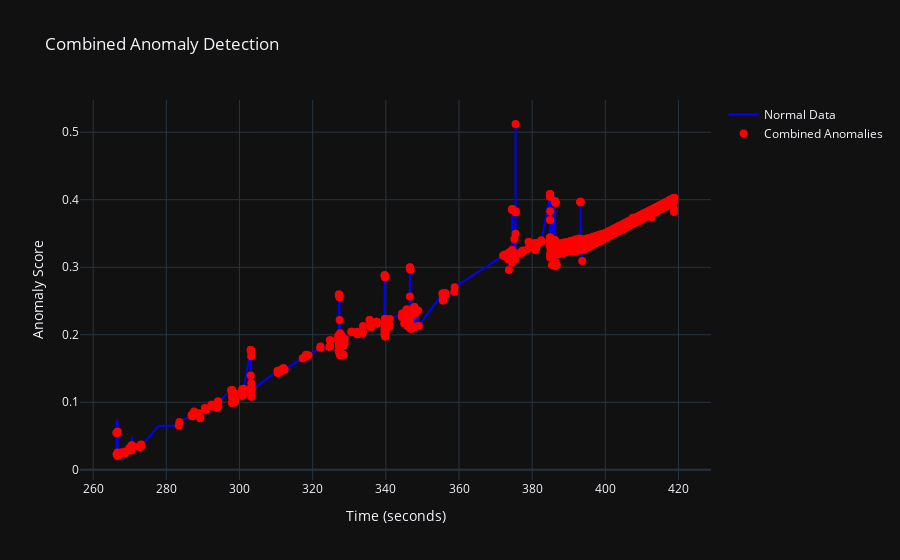
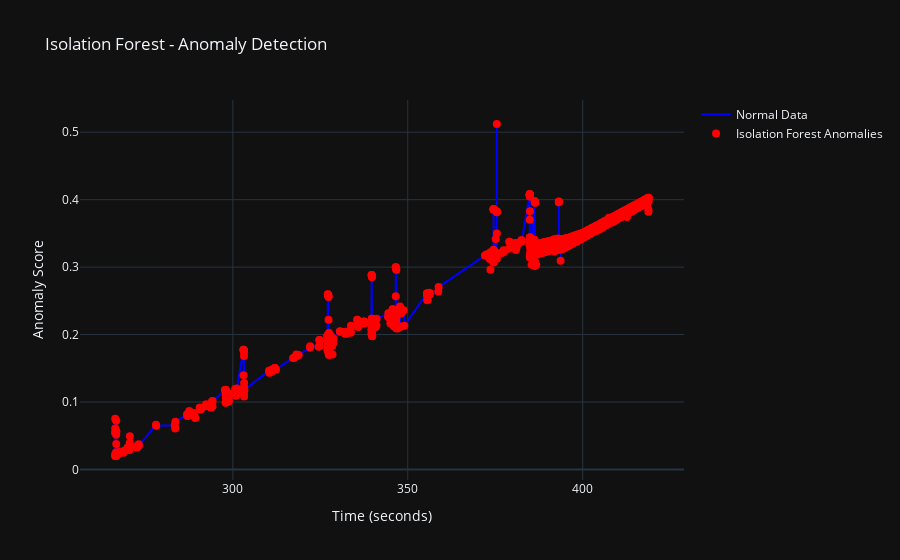
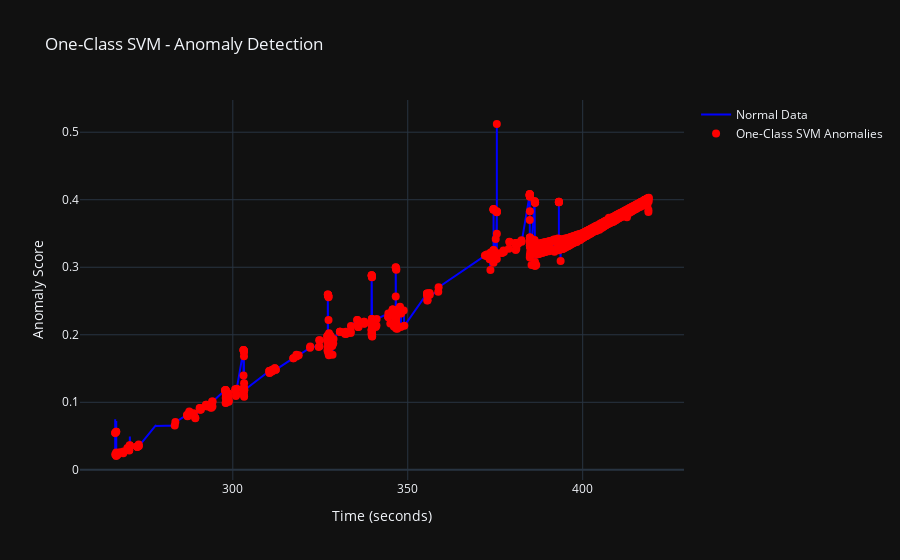
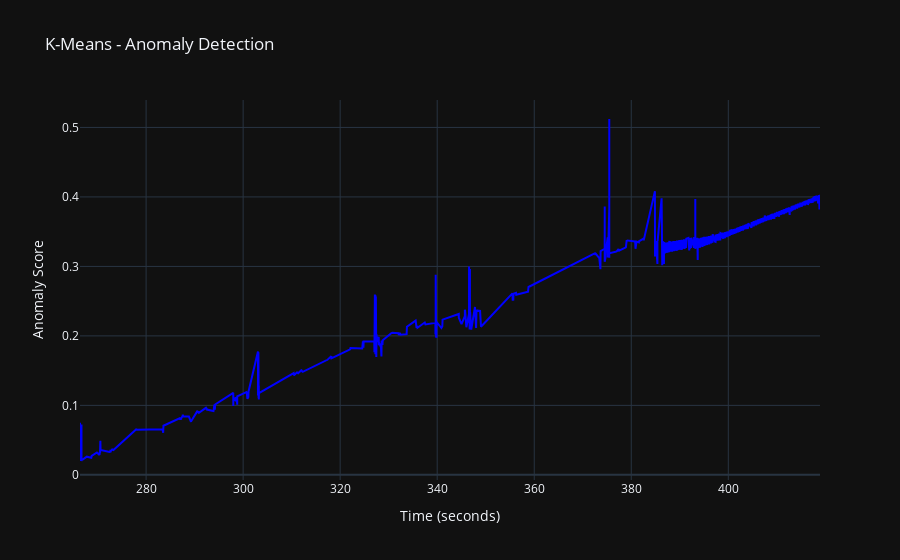

Source (notebook cell) for these figures, in order:
### Code cell
import numpy as np
import pandas as pd
import plotly.graph_objects as go
from sklearn.preprocessing import StandardScaler
from sklearn.ensemble import IsolationForest
from sklearn.svm import OneClassSVM
from sklearn.cluster import KMeans
from tensorflow import keras
from tensorflow.keras.layers import Dense

# Load Wireshark CSV Data
df = pd.read_csv("bigdata.csv")

# Normalize time to start from zero
df['Time'] = df['Time'] - df['Time'].min()

# Select only numerical features
df_numeric = df.select_dtypes(include=['float64', 'int64'])
scaler = StandardScaler()
df_scaled = scaler.fit_transform(df_numeric)

time_values = df['Time'].values  # Extract time for plotting

# Store original dataset values for hover info
df_test_original = df.iloc[int(0.8 * len(df)):]

# Split Data for Training
df_train = df_scaled[:int(0.8 * len(df_scaled))]
df_test = df_scaled[int(0.8 * len(df_scaled)):]  # 20% for testing

def detect_anomalies():
    # Isolation Forest
    iso_forest = IsolationForest(n_estimators=100, contamination=0.05, random_state=42)
    iso_forest.fit(df_train)
    iso_preds = iso_forest.predict(df_test)
    iso_anomalies = np.where(iso_preds == -1, 1, 0)

    # One-Class SVM
    oc_svm = OneClassSVM(nu=0.05, kernel="rbf")
    oc_svm.fit(df_train)
    oc_preds = oc_svm.predict(df_test)
    oc_anomalies = np.where(oc_preds == -1, 1, 0)

    # K-Means Clustering
    kmeans = KMeans(n_clusters=2, random_state=42)
    kmeans.fit(df_train)
    kmeans_preds = kmeans.predict(df_test)
    kmeans_anomalies = np.where(kmeans_preds == 1, 1, 0)  # Assuming cluster 1 is anomaly

    # Autoencoder
    input_dim = df_train.shape[1]
    autoencoder = keras.Sequential([
        Dense(32, activation='relu', input_shape=(input_dim,)),
        Dense(16, activation='relu'),
        Dense(8, activation='relu'),
        Dense(16, activation='relu'),
        Dense(32, activation='relu'),
        Dense(input_dim, activation='linear')
    ])
    autoencoder.compile(optimizer='adam', loss='mse')
    autoencoder.fit(df_train, df_train, epochs=10, batch_size=32, verbose=0)
    
    reconstructions = autoencoder.predict(df_test)
    reconstruction_error = np.mean(np.abs(df_test - reconstructions), axis=1)
    threshold = np.percentile(reconstruction_error, 95)
    autoencoder_anomalies = (reconstruction_error > threshold).astype(int)

    # Combine results to detect the final anomalies
    final_anomalies = (iso_anomalies + oc_anomalies + kmeans_anomalies + autoencoder_anomalies) >= 2  # Majority voting
    
    return time_values[len(df_train):], reconstruction_error, final_anomalies, iso_anomalies, oc_anomalies, kmeans_anomalies, autoencoder_anomalies

# Run Anomaly Detection
time_test, anomaly_scores, anomalies, iso_flags, oc_flags, kmeans_flags, auto_flags = detect_anomalies()

# Identify Anomalies & Their Corresponding Values
anomaly_indices = np.where(anomalies == 1)[0]
anomaly_times = time_test[anomaly_indices]
anomaly_scores_values = anomaly_scores[anomaly_indices]

# Generate reason for anomaly detection
def get_anomaly_reason(idx):
    reasons = []
    if iso_flags[idx] == 1:
        reasons.append("Isolation Forest detected unusual behavior.")
    if oc_flags[idx] == 1:
        reasons.append("One-Class SVM flagged deviation.")
    if kmeans_flags[idx] == 1:
        reasons.append("K-Means clustering detected anomaly.")
    if auto_flags[idx] == 1:
        reasons.append("Autoencoder reconstruction error too high.")
    
    return "<br>".join(reasons) if reasons else "Normal behavior."

# Create hover text ONLY for anomalies
hover_texts_anomalies = [f"{df_test_original.iloc[i].to_json()}<br><b>Reason:</b> {get_anomaly_reason(i)}" for i in anomaly_indices]

# Create a function to plot individual anomaly detection results
def create_anomaly_plot(time_test, anomaly_scores, anomaly_times, anomaly_scores_values, hover_texts_anomalies, anomalies, technique_name, anomaly_flags):
    fig = go.Figure()

    # Normal Data Line (Blue, No Details)
    fig.add_trace(go.Scatter(
        x=time_test, y=anomaly_scores, mode='lines',
        line=dict(color='blue', width=2),
        name='Normal Data'
    ))

    # Anomalies Marked in Red (Hover shows details + reason)
    anomaly_indices = np.where(anomaly_flags == 1)[0]
    anomaly_times = time_test[anomaly_indices]
    anomaly_scores_values = anomaly_scores[anomaly_indices]
    
    fig.add_trace(go.Scatter(
        x=anomaly_times, y=anomaly_scores_values, mode='markers',
        marker=dict(size=8, color='red'),
        name=f'{technique_name} Anomalies',
        hovertext=hover_texts_anomalies,
        hoverinfo="text"  # Shows reason only on hover
    ))

    # Layout Settings for Zoom & Hover
    fig.update_layout(
        title=f"{technique_name} - Anomaly Detection",
        xaxis_title="Time (seconds)",
        yaxis_title="Anomaly Score",
        hovermode="x",
        template="plotly_dark",
        dragmode="pan"  # Allows zooming and panning
    )

    return fig

# Combined Plot
fig_combined = go.Figure()

# Plot Combined Anomalies
fig_combined.add_trace(go.Scatter(
    x=time_test, y=anomaly_scores, mode='lines',
    line=dict(color='blue', width=2),
    name='Normal Data'
))

# Anomalies Marked in Red (Hover shows details + reason)
fig_combined.add_trace(go.Scatter(
    x=anomaly_times, y=anomaly_scores_values, mode='markers',
    marker=dict(size=8, color='red'),
    name='Combined Anomalies',
    hovertext=hover_texts_anomalies,
    hoverinfo="text"  # Shows reason only on hover
))

# Layout for Combined Plot
fig_combined.update_layout(
    title="Combined Anomaly Detection",
    xaxis_title="Time (seconds)",
    yaxis_title="Anomaly Score",
    hovermode="x",
    template="plotly_dark",
    dragmode="pan"  # Allows zooming and panning
)

# Show Combined Plot
fig_combined.show()

# Plot Individual Anomalies for each technique
fig_iso = create_anomaly_plot(time_test, anomaly_scores, anomaly_times, anomaly_scores_values, hover_texts_anomalies, anomalies, "Isolation Forest", iso_flags)
fig_oc = create_anomaly_plot(time_test, anomaly_scores, anomaly_times, anomaly_scores_values, hover_texts_anomalies, anomalies, "One-Class SVM", oc_flags)
fig_kmeans = create_anomaly_plot(time_test, anomaly_scores, anomaly_times, anomaly_scores_values, hover_texts_anomalies, anomalies, "K-Means", kmeans_flags)
fig_auto = create_anomaly_plot(time_test, anomaly_scores, anomaly_times, anomaly_scores_values, hover_texts_anomalies, anomalies, "Autoencoder", auto_flags)

# Show Individual Plots
fig_iso.show()
fig_oc.show()
fig_kmeans.show()
fig_auto.show()

### Figure 1 — Plotly figure (JSON) as saved in the notebook; plotly's stock layout.template omitted (floating-point values rounded to 4 significant figures; data arrays with more than 128 entries replaced by an {"elided": "..."} marker saying what was removed)
{"data": [{"line": {"color": "blue", "width": 2}, "mode": "lines", "name": "Normal Data", "type": "scatter", "x": {"elided": "804 float values"}, "y": {"elided": "804 float values"}}, {"hoverinfo": "text", "hovertext": {"elided": "788 str values"}, "marker": {"color": "red", "size": 8}, "mode": "markers", "name": "Combined Anomalies", "type": "scatter", "x": {"elided": "788 float values"}, "y": {"elided": "788 float values"}}], "layout": {"dragmode": "pan", "hovermode": "x", "title": {"text": "Combined Anomaly Detection"}, "xaxis": {"title": {"text": "Time (seconds)"}}, "yaxis": {"title": {"text": "Anomaly Score"}}}}

### Figure 2 — Plotly figure (JSON) as saved in the notebook; plotly's stock layout.template omitted (floating-point values rounded to 4 significant figures; data arrays with more than 128 entries replaced by an {"elided": "..."} marker saying what was removed)
{"data": [{"line": {"color": "blue", "width": 2}, "mode": "lines", "name": "Normal Data", "type": "scatter", "x": {"elided": "804 float values"}, "y": {"elided": "804 float values"}}, {"hoverinfo": "text", "hovertext": {"elided": "788 str values"}, "marker": {"color": "red", "size": 8}, "mode": "markers", "name": "Isolation Forest Anomalies", "type": "scatter", "x": {"elided": "804 float values"}, "y": {"elided": "804 float values"}}], "layout": {"dragmode": "pan", "hovermode": "x", "title": {"text": "Isolation Forest - Anomaly Detection"}, "xaxis": {"title": {"text": "Time (seconds)"}}, "yaxis": {"title": {"text": "Anomaly Score"}}}}

### Figure 3 — Plotly figure (JSON) as saved in the notebook; plotly's stock layout.template omitted (floating-point values rounded to 4 significant figures; data arrays with more than 128 entries replaced by an {"elided": "..."} marker saying what was removed)
{"data": [{"line": {"color": "blue", "width": 2}, "mode": "lines", "name": "Normal Data", "type": "scatter", "x": {"elided": "804 float values"}, "y": {"elided": "804 float values"}}, {"hoverinfo": "text", "hovertext": {"elided": "788 str values"}, "marker": {"color": "red", "size": 8}, "mode": "markers", "name": "One-Class SVM Anomalies", "type": "scatter", "x": {"elided": "788 float values"}, "y": {"elided": "788 float values"}}], "layout": {"dragmode": "pan", "hovermode": "x", "title": {"text": "One-Class SVM - Anomaly Detection"}, "xaxis": {"title": {"text": "Time (seconds)"}}, "yaxis": {"title": {"text": "Anomaly Score"}}}}

### Figure 4 — Plotly figure (JSON) as saved in the notebook; plotly's stock layout.template omitted (floating-point values rounded to 4 significant figures; data arrays with more than 128 entries replaced by an {"elided": "..."} marker saying what was removed)
{"data": [{"line": {"color": "blue", "width": 2}, "mode": "lines", "name": "Normal Data", "type": "scatter", "x": {"elided": "804 float values"}, "y": {"elided": "804 float values"}}, {"hoverinfo": "text", "hovertext": {"elided": "788 str values"}, "marker": {"color": "red", "size": 8}, "mode": "markers", "name": "K-Means Anomalies", "type": "scatter", "x": [], "y": []}], "layout": {"dragmode": "pan", "hovermode": "x", "title": {"text": "K-Means - Anomaly Detection"}, "xaxis": {"title": {"text": "Time (seconds)"}}, "yaxis": {"title": {"text": "Anomaly Score"}}}}
